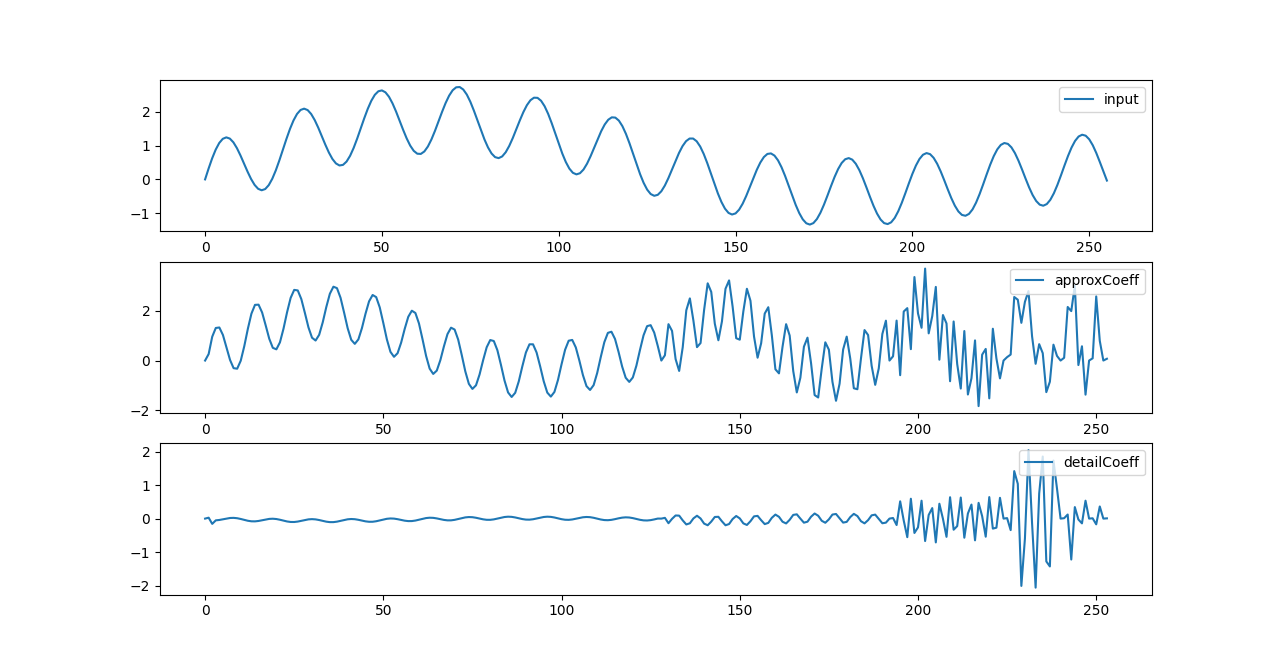

Write the Python code that produced this figure.
from cmath import pi, sin
import matplotlib.pyplot as mplt

steps = 8
lod = [ 0.33267054, 0.8068915, 0.4598775, -0.13501102, -0.08544128, 0.035226293 ]; hid = [0.0] * len(lod); L = len(lod);  
for i in range( L - 1, 0, -1 ):
    if( i%2 == 0 ): hid[ i ] = lod[ (L-1) - i ]; 
    else: hid[ i ] = -1.0 * lod[ (L-1) - i ]

sampleRate = 44100.0; dt = 1.0/sampleRate; t = 0.0
inputSignal = [0.0] * 256; sMatrix = [[0.0] * len(inputSignal) for _ in range(steps)]
for i in range(len(inputSignal)):
    inputSignal[i] = ( sin(2.0 * pi * 100.0 * t) + sin(2.0 * pi * 200.0 * t) + sin(2.0 * pi * 2000.0 * t) )
    t += dt    
    sMatrix[0][i] = inputSignal[i]
wMatrix = [[0.0] * len(inputSignal) for _ in range(steps)]

approxCoeffs = []; detailCoeffs = []
for j in range( 1, steps ):
    #print("step = ", j)
    for n in range( 0, int(len(inputSignal)/(2**j)) ):
        #print("n = ", n)
        for k in range( max(1, 2*n - len(lod) + 1), 2*n):
            #print("k = ", k, " 2.0*n - k = ", 2*n - k)
            old = sMatrix[j - 1][k]
            sMatrix[j][n] += old * lod[2*n - k]
            wMatrix[j][n] += old * hid[2*n - k]
        approxCoeffs.append(sMatrix[j][n])
        detailCoeffs.append(wMatrix[j][n])
        
fig, (ax1, ax2, ax3) = mplt.subplots(3)
ax1.plot(inputSignal, label = 'input')  
ax1.legend( bbox_to_anchor = (1.0, 1), loc = 'upper right' )
ax2.plot( approxCoeffs, label = 'approxCoeff' )
ax2.legend( bbox_to_anchor = (1.0, 1), loc = 'upper right' )
ax3.plot( detailCoeffs, label = 'detailCoeff' )
ax3.legend( bbox_to_anchor = (1.0, 1), loc = 'upper right' )
mplt.show()
